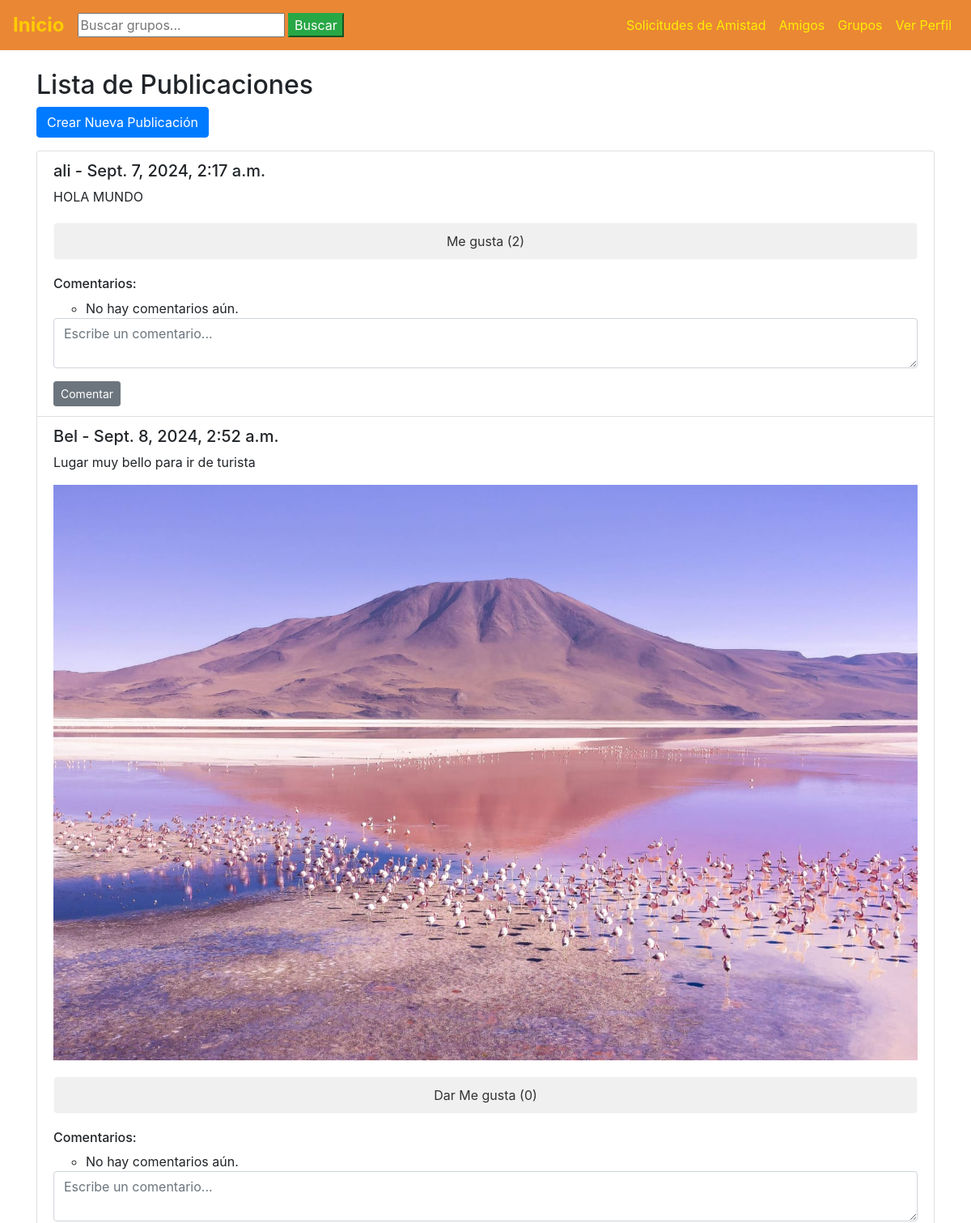
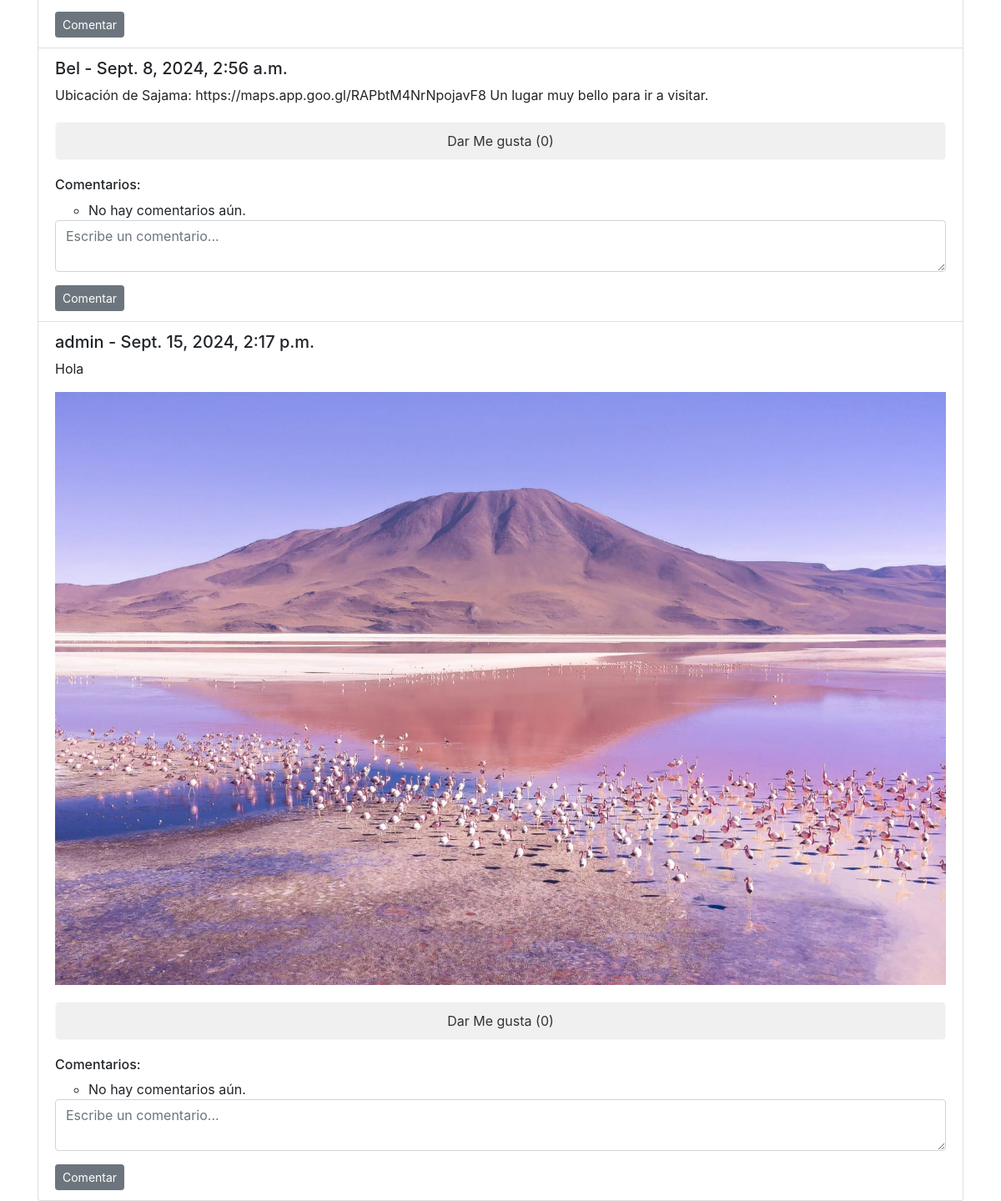
Screenshot of /inicio/publicaciones/ (signed in) with the database file from the repository (2 pictures, top to bottom).
### inicio/models.py (models this page shows, shortened)
class Publicacion(models.Model):
    autor = models.ForeignKey(settings.AUTH_USER_MODEL, on_delete=models.CASCADE)  # Usuario autor de la publicación
    contenido = models.TextField()  # Contenido de la publicación
    fecha_publicacion = models.DateTimeField(auto_now_add=True)  # Fecha en que se creó la publicación
    imagen = models.ImageField(upload_to='publicaciones/', blank=True, null=True)  # Imagen opcional en la publicación
    likes = models.ManyToManyField(settings.AUTH_USER_MODEL, related_name='publicaciones_liked', blank=True)

class Usuario(AbstractBaseUser, PermissionsMixin):
    email = models.EmailField(unique=True)  # Email único para el usuario
    nombres = models.CharField(max_length=100)  # Nombres del usuario
    nombre_usuario = models.CharField(max_length=100, unique=True)  # Nombre de usuario único
    is_staff = models.BooleanField(default=False)  # Permite acceso al admin
    is_active = models.BooleanField(default=True)  # Marca si el usuario está activo
    last_login = models.DateTimeField(null=True, blank=True)  # Fecha del último inicio de sesión
    groups = models.ManyToManyField(
        'auth.Group',
        related_name='%(class)s_set',  # `related_name` único para este modelo
        blank=True,
        help_text='The groups this user belongs to.',
        verbose_name='groups'
    )
    user_permissions = models.ManyToManyField(
        'auth.Permission',
        related_name='%(class)s_permissions',  # `related_name` único para este modelo
        blank=True,
        help_text='Specific permissions for this user.',
        verbose_name='user permissions'
    )
    objects = UsuarioManager()  # Asigna el manager personalizado
    USERNAME_FIELD = 'email'  # Campo utilizado para el inicio de sesión
    REQUIRED_FIELDS = ['nombres', 'nombre_usuario']  # Campos requeridos al crear un superusuario

### inicio/views.py (the view)
# urls.py: path('publicaciones/', views.lista_publicaciones, name='lista_publicaciones'),
@login_required
def lista_publicaciones(request):
    publicaciones = Publicacion.objects.all()  # Obtiene todas las publicaciones
    return render(request, 'publicaciones/lista_publicaciones.html', {'publicaciones': publicaciones})

### inicio/templates/publicaciones/lista_publicaciones.html (shortened to what this page needs)
{% extends 'base.html' %}
{% block content %}
<div class="container mt-4">
    <h2>Lista de Publicaciones</h2>
    <a href="{% url 'crear_publicacion' %}" class="btn btn-primary mb-3">Crear Nueva Publicación</a>
    <ul class="list-group">
        {% for publicacion in publicaciones %}
        <li class="list-group-item">
            <h5>{{ publicacion.autor.nombre_usuario }} - {{ publicacion.fecha_publicacion }}</h5>
            <p>{{ publicacion.contenido }}</p>
            {% if publicacion.imagen %}
                <img src="{{ publicacion.imagen.url }}" alt="Imagen de la publicación" class="img-fluid">
            {% endif %}
            <a href="#" class="btn btn-light btn-like" data-url="{% url 'like_publicacion' publicacion.id %}">
                {% if user in publicacion.likes.all %}
                Me gusta ({{ publicacion.likes.count }})
                {% else %}
                Dar Me gusta ({{ publicacion.likes.count }})
                {% endif %}
            </a>
            <h6>Comentarios:</h6>
            <ul>
                {% for comentario in publicacion.comentarios.all %}
                <li>{{ comentario.autor.nombre_usuario }}: {{ comentario.contenido }}
                </li>
                {% empty %}
                <li>No hay comentarios aún.</li>
                {% endfor %}
            </ul>
            <form method="POST" action="{% url 'comentar_publicacion' publicacion.id %}">
                <div class="form-group">
                    <textarea class="form-control" name="contenido" rows="2" placeholder="Escribe un comentario..." required></textarea>
                </div>
                <button type="submit" class="btn btn-secondary btn-sm">Comentar</button>
            </form>
        </li>
        {% empty %}
        <li class="list-group-item">No hay publicaciones aún.</li>
        {% endfor %}
    </ul>
</div>
{% endblock %}

### inicio/templates/base.html (shortened to what this page needs)
{% load static %}
<!DOCTYPE html>
<html lang="en">
<head>
    <link href="https://stackpath.bootstrapcdn.com/bootstrap/4.5.2/css/bootstrap.min.css" rel="stylesheet">
    <link rel="stylesheet" href="https://cdnjs.cloudflare.com/ajax/libs/bootstrap-icons/1.11.1/font/bootstrap-icons.min.css">
    <link rel="stylesheet" href="{% static 'css/style.css' %}">
</head>
<body>
    <nav class="navbar navbar-expand-lg navbar-light mi-navbar">
        <a class="navbar-brand" href="{% url 'lista_publicaciones' %}">Inicio</a>
        <form method="GET" action="{% url 'buscar_grupo' %}">
            <input type="text" name="buscar" placeholder="Buscar grupos..." value= "{{request.GET.buscar}}">
              <button type="submit" class= "boton btn-success">Buscar</button>
        </form>
        <div class="collapse navbar-collapse" id="navbarNav">
            <ul class="navbar-nav ml-auto">
                <li class="nav-item">
                    <a class="nav-link" href="{% url 'solicitudes_amistad' %}">Solicitudes de Amistad</a>
                </li>
                <li class="nav-item">
                    <a class="nav-link" href="{% url 'lista_amigos' %}">Amigos</a>
                </li>
                <li class="nav-item">
                    <a class="nav-link" href="{% url 'grupos_usuario' %}">Grupos</a>
                </li>
                <li class="nav-item">
                    <a class="nav-link" href="{% url 'ver_perfil' usuario_id=request.user.id %}">Ver Perfil</a>
                </li>
            </ul>
        </div>
    </nav>
    {% block content %}
    {% endblock %}
</body>
</html>

### static/css/style.css (style rules this page uses)
.navbar { background-color: #ea8735 !important; }
.navbar .nav-link { color: #ffee03 !important; }
.navbar-brand { font-size: 1.5rem; font-weight: bold; color: #ffcc00 !important; }
.navbar .nav-link { padding-right: 20px; padding-left: 20px; }
.navbar-collapse { justify-content: flex-end; }
.btn-like { display: block; margin: 20px auto; }
.btn-like { background-color: #f0f0f0; color: #333; padding: 10px 20px; border-radius: 5px; text-decoration: none; }
img { width: 100%; max-width: 400px; height: auto; object-fit: cover; }

### rows the page displays
Publicacion: autor.nombre_usuario "ali", fecha_publicacion "Sept. 7, 2024, 2:17 a.m.", contenido "HOLA MUNDO", likes.count "2"
Publicacion: autor.nombre_usuario "Bel", fecha_publicacion "Sept. 8, 2024, 2:52 a.m.", contenido "Lugar muy bello para ir de turista", imagen (picture), likes.count "0"
Publicacion: autor.nombre_usuario "Bel", fecha_publicacion "Sept. 8, 2024, 2:56 a.m.", contenido "Ubicación de Sajama: https://maps.app.goo.gl/RAPbtM4NrNpojavF8 Un lugar muy bello para ir a visitar.", likes.count "0"
Publicacion: autor.nombre_usuario "admin", fecha_publicacion "Sept. 15, 2024, 2:17 p.m.", contenido "Hola", imagen (picture), likes.count "0"
